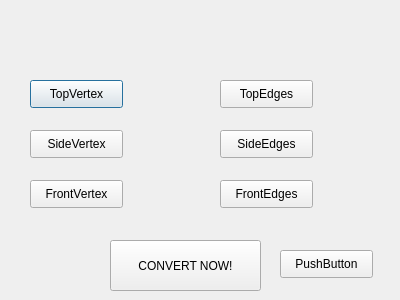
<?xml version="1.0" encoding="UTF-8"?>
<ui version="4.0">
 <class>secondwin</class>
 <widget class="QDialog" name="secondwin">
  <property name="geometry">
   <rect>
    <x>0</x>
    <y>0</y>
    <width>400</width>
    <height>300</height>
   </rect>
  </property>
  <property name="windowTitle">
   <string>Dialog</string>
  </property>
  <widget class="QPushButton" name="pushButton">
   <property name="geometry">
    <rect>
     <x>30</x>
     <y>80</y>
     <width>93</width>
     <height>28</height>
    </rect>
   </property>
   <property name="text">
    <string>TopVertex</string>
   </property>
  </widget>
  <widget class="QPushButton" name="pushButton_2">
   <property name="geometry">
    <rect>
     <x>220</x>
     <y>80</y>
     <width>93</width>
     <height>28</height>
    </rect>
   </property>
   <property name="text">
    <string>TopEdges</string>
   </property>
  </widget>
  <widget class="QPushButton" name="pushButton_3">
   <property name="geometry">
    <rect>
     <x>30</x>
     <y>180</y>
     <width>93</width>
     <height>28</height>
    </rect>
   </property>
   <property name="text">
    <string>FrontVertex</string>
   </property>
  </widget>
  <widget class="QPushButton" name="pushButton_4">
   <property name="geometry">
    <rect>
     <x>220</x>
     <y>180</y>
     <width>93</width>
     <height>28</height>
    </rect>
   </property>
   <property name="text">
    <string>FrontEdges</string>
   </property>
  </widget>
  <widget class="QPushButton" name="pushButton_5">
   <property name="geometry">
    <rect>
     <x>110</x>
     <y>240</y>
     <width>151</width>
     <height>51</height>
    </rect>
   </property>
   <property name="text">
    <string>CONVERT NOW!</string>
   </property>
  </widget>
  <widget class="QPushButton" name="pushButton_6">
   <property name="geometry">
    <rect>
     <x>280</x>
     <y>250</y>
     <width>93</width>
     <height>28</height>
    </rect>
   </property>
   <property name="text">
    <string>PushButton</string>
   </property>
  </widget>
  <widget class="QPushButton" name="pushButton_7">
   <property name="geometry">
    <rect>
     <x>30</x>
     <y>130</y>
     <width>93</width>
     <height>28</height>
    </rect>
   </property>
   <property name="text">
    <string>SideVertex</string>
   </property>
  </widget>
  <widget class="QPushButton" name="pushButton_8">
   <property name="geometry">
    <rect>
     <x>220</x>
     <y>130</y>
     <width>93</width>
     <height>28</height>
    </rect>
   </property>
   <property name="text">
    <string>SideEdges</string>
   </property>
  </widget>
 </widget>
 <resources/>
 <connections/>
</ui>
